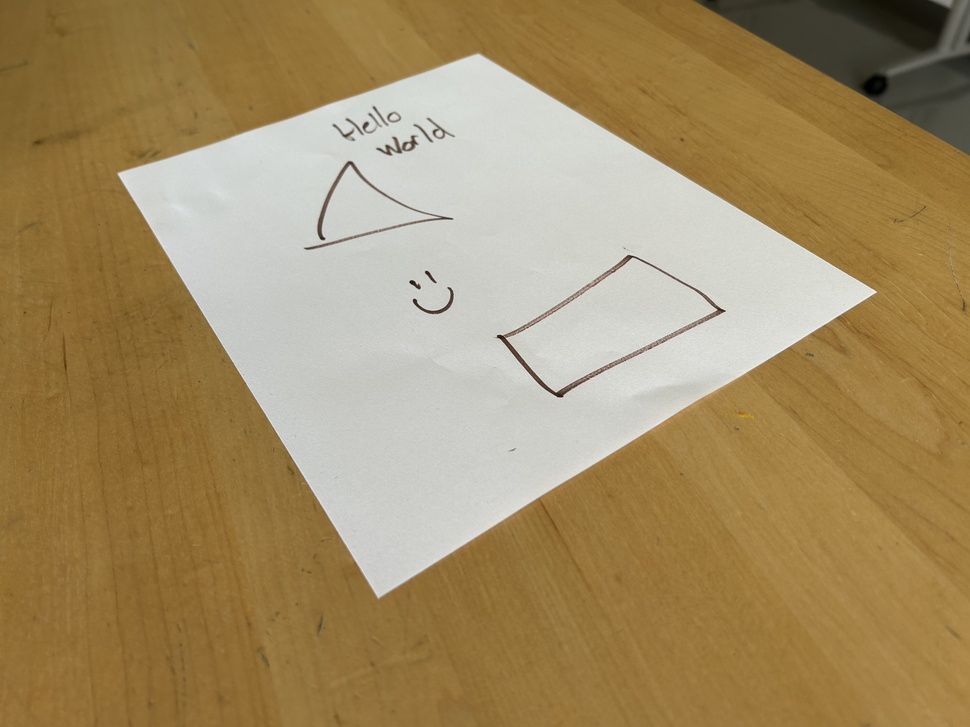
#> input picture paper-reskew/3.jpg, 970 x 727 px, shrunk from 4032 x 3024 before the run
$ python main.py
#> lines starting #> are read from the running program, lines starting #| are printed output that depends on the picture; after the words box and inside, x2 and y2 are one past the last pixel; in counts of white or black regions, pixels touching at a corner belong together
# /// script
# requires-python = ">=3.11"
# dependencies = [
#     "numpy",
#     "opencv-python",
#     "pillow",
# ]
# ///


import cv2
import numpy as np
from PIL import Image
import itertools


def save(img, name="out.png"):
    im = Image.fromarray(img)  # (img * 255).astype(np.uint8)
    im.save(name)


img = np.array(Image.open("3.jpg"))
#> img is the input picture: shape (727, 970, 3); mean R, G, B 163, 141.1, 100.8
print(img.shape)
#| (727, 970, 3)

gray = cv2.cvtColor(img, cv2.COLOR_RGB2GRAY)
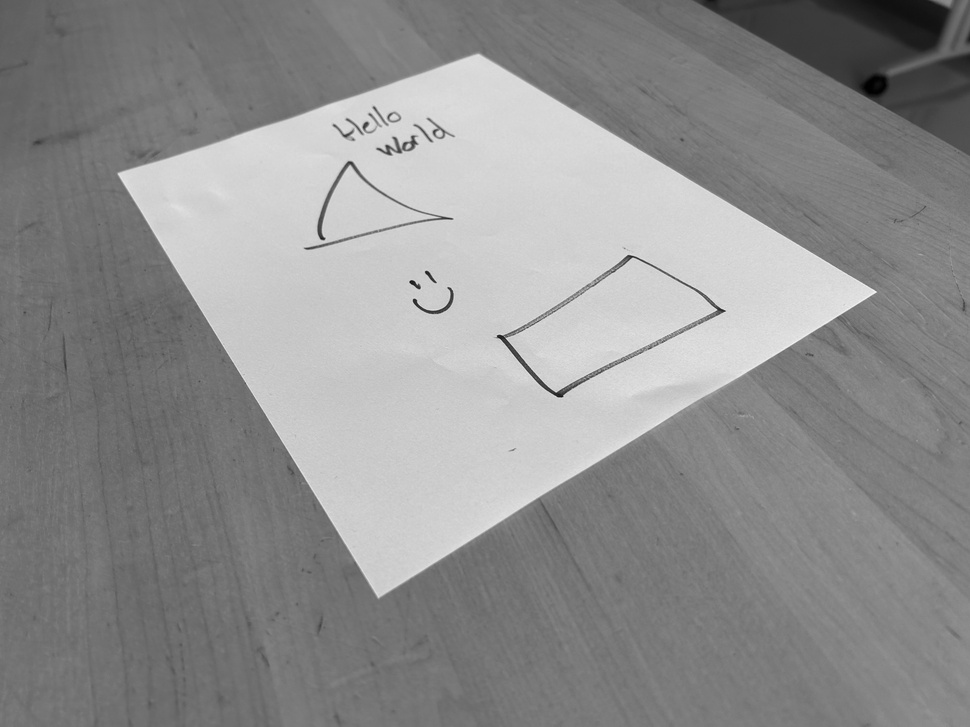
#> gray: shape (727, 970); min 0, max 246, mean 143.1

gray = gray / np.max(gray) * 255


gray = (gray > 160) * 255
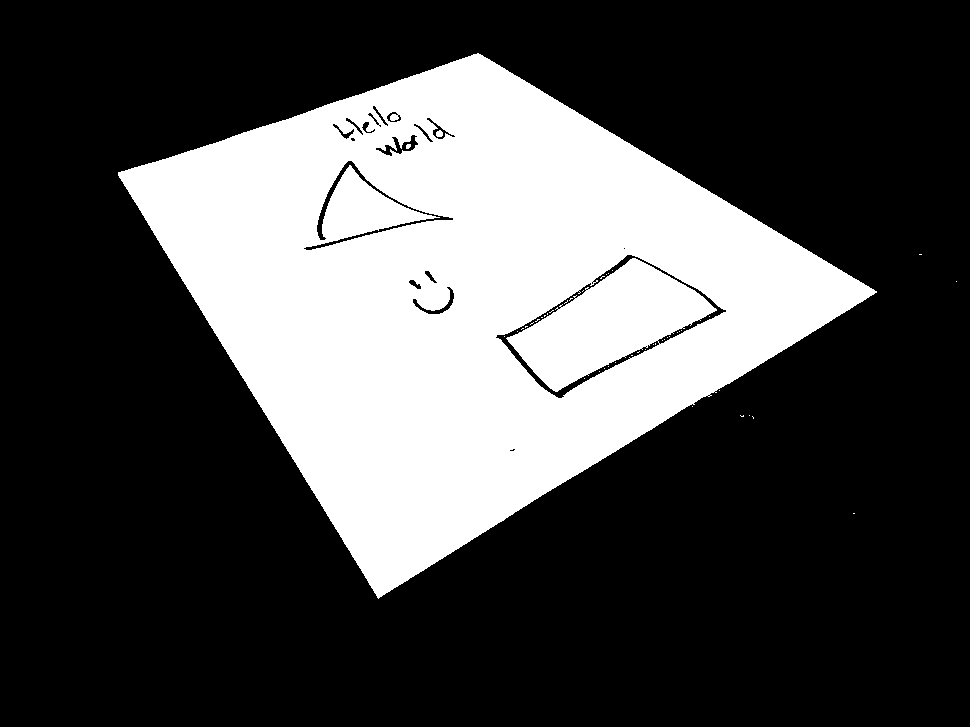
#> gray: shape (727, 970) int64; 29.6% white; 46 white regions (43 under 20 px), largest, box (x1, y1, x2, y2) and area: (118, 53, 877, 599) 208440, (436, 130, 443, 137) 40, (406, 144, 411, 149) 21

gray = gray.astype(np.uint8)

save(gray, "gray-init.png")

kernel = np.ones((5, 5), np.uint8)
gray = cv2.dilate(gray, kernel, iterations=5)
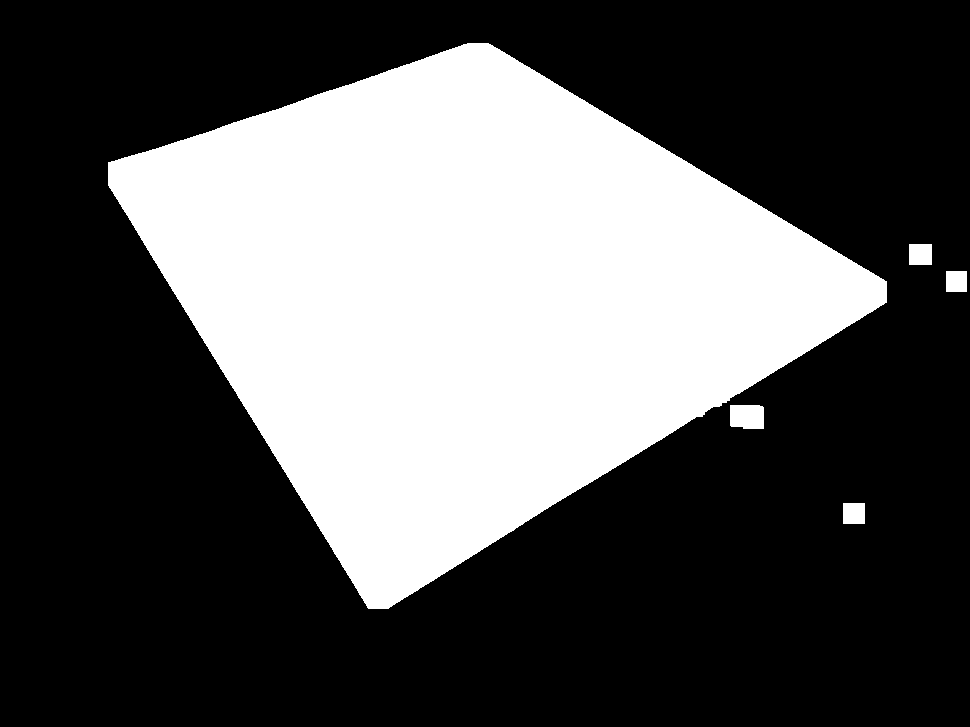
#> gray: shape (727, 970); 34.2% white; 5 white regions, box (x1, y1, x2, y2) and area: (108, 43, 887, 609) 239213, (730, 405, 764, 429) 784, (909, 244, 932, 265) 483, (843, 503, 865, 524) 462, (946, 271, 967, 292) 441
gray = cv2.erode(gray, kernel, iterations=5)
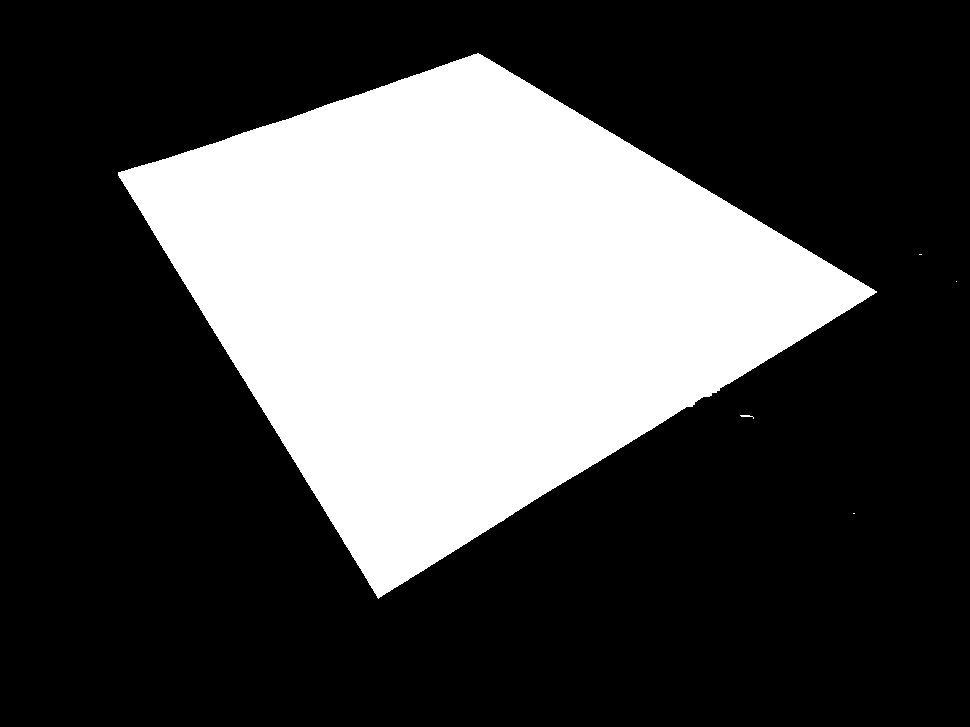
#> gray: shape (727, 970); 30.2% white; 5 white regions (3 under 20 px)

save(gray, "gray.png")


# from https://stackoverflow.com/questions/9043805/test-if-two-lines-intersect-javascript-function
def intersects(a, b, c, d, p, q, r, s):
    det = (c - a) * (s - q) - (r - p) * (d - b)
    if det == 0:
        return False
    else:
        lambda_ = ((s - q) * (r - a) + (p - r) * (s - b)) / det
        gamma = ((b - d) * (r - a) + (c - a) * (s - b)) / det
        return (0 < lambda_ < 1) and (0 < gamma < 1)


# lenght of line, implemented by me
def length(a, b, c, d):
    dy = d - b
    dx = c - a
    return np.sqrt(dy**2 + dx**2)


contours, _ = cv2.findContours(gray, cv2.RETR_EXTERNAL, cv2.CHAIN_APPROX_SIMPLE)
#> contours = 5 contours, 4 with area under 20; largest, box (x1, y1, x2, y2) and area: (118, 53, 877, 599) 211866
if contours:
    cnt = max(contours, key=cv2.contourArea)
#> cnt = contour of 1263 points, box (x1, y1, x2, y2) (118, 53, 877, 599), area 211866

    epsilon = 0.02 * cv2.arcLength(cnt, True)
#> epsilon = 41.4
    approx = cv2.approxPolyDP(cnt, epsilon, True)
#> approx = [[876, 291], [478, 53], [118, 172], [378, 598]]
    corners = approx.reshape(-1, 2)
#> corners = [[876, 291], [478, 53], [118, 172], [378, 598]]

    mask = np.zeros_like(gray)
    cv2.drawContours(mask, [cnt], -1, 255, -1)
#> mask: shape (727, 970); 30.2% white; 1 white region, box (x1, y1, x2, y2) and area: (118, 53, 877, 599) 212713
    for c in corners:
        cv2.circle(mask, tuple(c), 50, 120, -1)
#> this loop made 4 passes
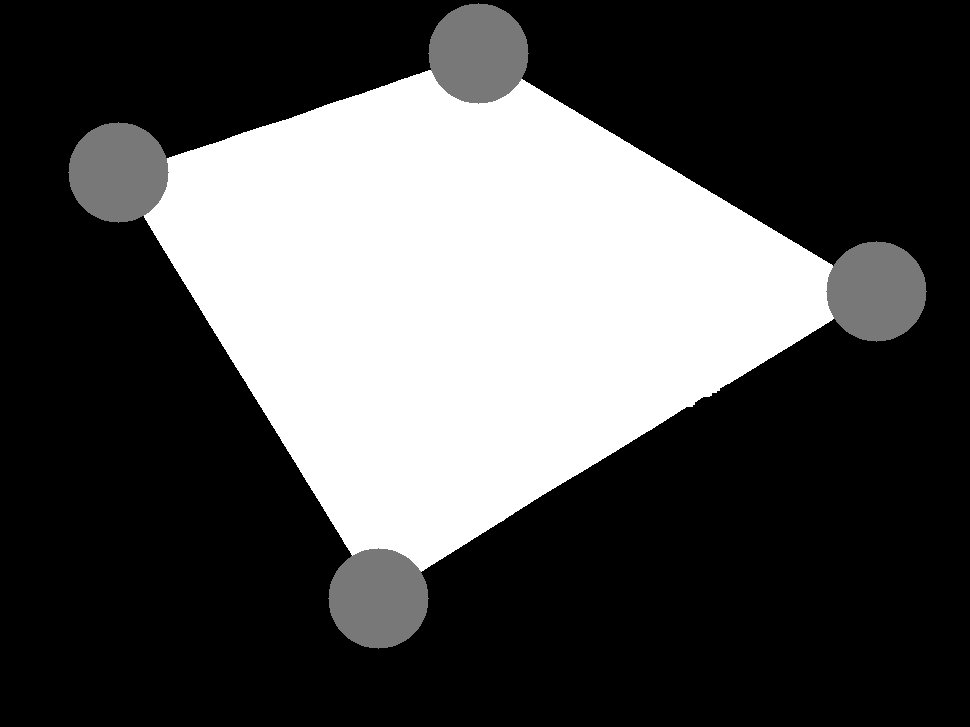
#> mask: shape (727, 970); min 0, max 255, mean 79.4

    gray = mask

    assert len(corners) == 4

    for ordering in itertools.permutations(corners):
        # if AB intersects CD
        o = ordering
        a = o[0]
        b = o[1]
        c = o[2]
        d = o[3]
        if intersects(a[0], a[1], b[0], b[1], c[0], c[1], d[0], d[1]) and length(
            a[0], a[1], c[0], c[1]
        ) < length(b[0], b[1], c[0], c[1]):
            # probably good! corners intersect.
            corners = [a, c, b, d]
            break
#> this loop made 11 passes
#> (det in intersects, lambda_ in intersects, gamma in intersects, corners) on pass 11: (425010, 0.313, 0.434, [[478, 53], [876, 291], [378, 598], [118, 172]])
#> (a, b, c, d, det in intersects, lambda_ in intersects, gamma in intersects) on passes 1, 2, 5, 6, 7, 8: ([876, 291], [478, 53], [118, 172], [378, 598], -107668, 2.71, 2.24), ([876, 291], [478, 53], [378, 598], [118, 172], 107668, 2.71, -1.24), ([876, 291], [378, 598], [478, 53], [118, 172], 51258, -2.6, 5.7), ([876, 291], [378, 598], [118, 172], [478, 53], -51258, -2.6, -4.7), ([478, 53], [876, 291], [118, 172], [378, 598], 107668, -1.71, 2.24), ([478, 53], [876, 291], [378, 598], [118, 172], -107668, -1.71, -1.24)

    size = (int(8.5 * 100), int(11 * 100))
    pts2 = np.float32([[0, 0], [size[0], 0], [size[0], size[1]], [0, size[1]]])
    # https://math.stackexchange.com/questions/2789094/deskew-and-rotate-a-photographed-rectangular-image-aka-perspective-correction
    M, mask = cv2.findHomography(np.float32(corners), pts2)
#> M = [[1.48, 4.47, -943.6], [-2.93, 4.9, 1140.6], [0.000174, 0.00272, 1]]; mask = [1, 1, 1, 1]

    dst = cv2.warpPerspective(img, M, size)
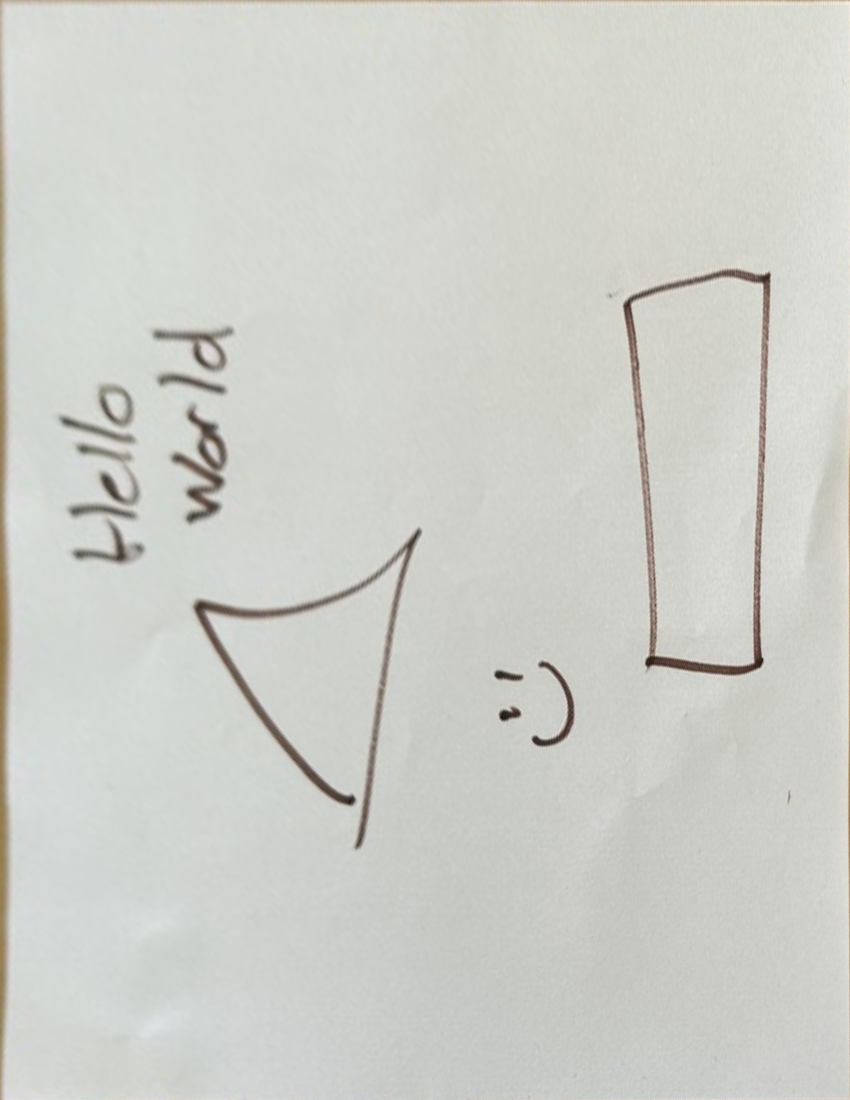
#> dst: shape (1100, 850, 3); mean R, G, B 206.4, 207.7, 202

    save(dst, "unskewed.png")
